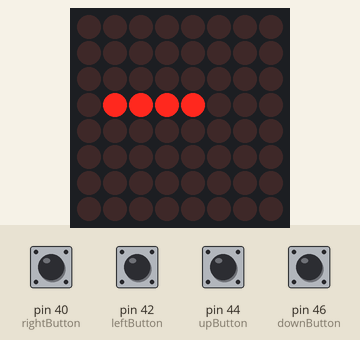
Recording of a sketch running on a simulated Arduino Mega 2560, built with avr-gcc and run on an emulated ATmega2560. On the bench: 8×8 LED matrix. The inputs (shaded band) are chosen by the test bench; at power-on: pin 40 (rightButton), pin 42 (leftButton), pin 44 (upButton), pin 46 (downButton) LOW. What the sketch prints to the serial monitor is not drawn.

Above: at 1.2 s.
1.3 s: pin 46 (downButton) pulled HIGH for 1 s
At 1.48 s:
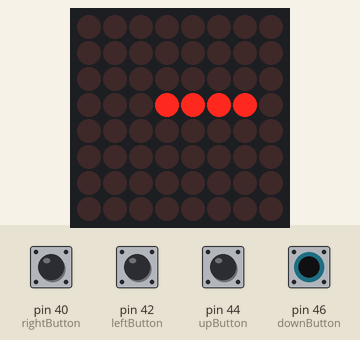
At 3.0 s:
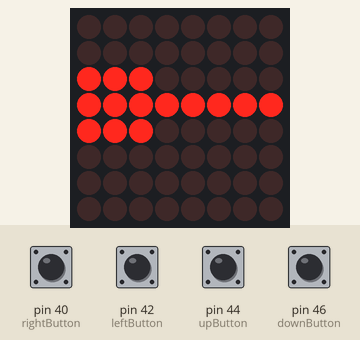
3.8 s: pin 46 (downButton) pulled HIGH for 1 s
7.8 s: pin 42 (leftButton) pulled HIGH for 1 s
11.8 s: pin 44 (upButton) pulled HIGH for 0.15 s
14.9 s: pin 40 (rightButton) pulled HIGH for 0.15 s
16.5 s: pin 40 (rightButton) driven HIGH and pin 42 (leftButton) driven HIGH
Timing chart, 0 to 19.5 s (numbered marks = the images above; inputs shaded):
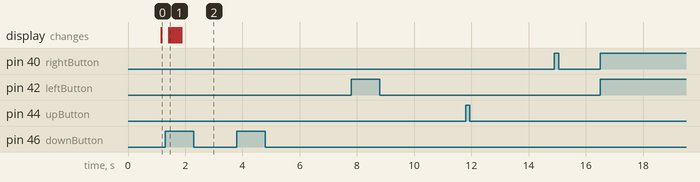

The sketch:

tetrijs.ino
```cpp
/*                           TETRIJS
 * Not finished !!
 * Based on code from
 * http://open-source-project.com/projects/arduino-led-tetris/tetris-source-code/
 */

#include <LedControl.h>

LedControl lc = LedControl(20, 5, 21, 1);

const unsigned short brick_count = 7;
const unsigned int bricks[ brick_count ][4] = {
  { //1×4
    0b0100010001000100,
    0b0000000011110000,
    0b0100010001000100,
    0b0000000011110000
  },
  { // T
    0b0100111000000000,
    0b0100011001000000,
    0b1110010000000000,
    0b0100110001000000
  },
  { //2×2
    0b0000011001100000,
    0b0000011001100000,
    0b0000011001100000,
    0b0000011001100000
  },
  { // L
    0b0000000011100010,
    0b0000010001001100,
    0b0000100011100000,
    0b0000011001000100
  },
  { //Reverse L
    0b0000000011101000,
    0b0000110001000100,
    0b0000001011100000,
    0b0000010001000110
  },
  { // Z
    0b0000100011000100,
    0b0000011011000000,
    0b0000100011000100,
    0b0000011011000000
  },
  { // S
    0b0000010011001000,
    0b0000110001100000,
    0b0000010011001000,
    0b0000110001100000
  }
};

int rightButton = 40;
int leftButton = 42;
int upButton = 44;
int downButton = 46;

boolean lastrButton = digitalRead(rightButton);
boolean lastlButton = digitalRead(leftButton);
boolean lastdButton = digitalRead(downButton);
boolean lastuButton = digitalRead(upButton);

int timer = 0;
int timeOut = 100;

boolean ground = false;
boolean wall[8][8];
boolean current_brick[4][4];
boolean sides = false;
boolean drop = false;
boolean leftBrick = false;
boolean rightBrick = false;
boolean rotate = false;

int current_brick_type = 0;//0;
int next_brick_type = 0;
int rotation = 0;//0;
int pos_x = 2;
int pos_y = 0;
int lastKey = 0;

void setup() {

  pinMode(rightButton, INPUT);
  pinMode(leftButton, INPUT);
  pinMode(upButton, INPUT);
  pinMode(downButton, INPUT);

  lc.shutdown(0, false);
  lc.setIntensity(0, 8);
  lc.clearDisplay(0);

  Serial.begin(9600);

  clearWall();
  updateBrickArray();
}

void loop() {

  lastKey = input();

  if ( lastKey == 1) { // Shift left
    leftBrick == checkLeftBrick();
    if ( leftBrick == false ) {
      pos_x--;
      checkSides();
      lastlButton = HIGH;
    }
  }

  if ( lastKey == 2 ) { // Shift right
    rightBrick = checkRightBrick();
    if ( rightBrick == false ) {
      pos_x++;
      checkSides();
      lastrButton = HIGH;
    }
  }

  if ( lastKey == 3 ) { // Rotation
    if ( checkRotate() == false ) {
      rotation++;
      if ( rotation >= 4 ) {
        rotation = 0;
      }
    }
    updateBrickArray();
    lastuButton = HIGH;
  }

  if ( lastKey == 4 ) { // Drop block
    timer = timeOut;
    delay(50);
  }
  checkSides();
  disp();
  tick();
  delay(10);
}

int input() {

  if ( digitalRead( leftButton ) == HIGH && lastlButton == LOW ) { //check left key
    return 1;
  }
  else {
    lastlButton = digitalRead( leftButton );
  }

  if ( digitalRead( rightButton ) == HIGH && lastrButton == LOW ) { //check right key
    return 2;
  }
  else {
    lastrButton = digitalRead( rightButton );
  }

  if ( digitalRead( upButton ) == HIGH && lastuButton == LOW ) {
    return 3;
  }
  else {
    lastuButton = digitalRead( upButton );
  }

  if ( digitalRead( downButton ) == HIGH && lastdButton == LOW ) {
    return 4;
  }
  else {
    lastdButton = digitalRead( downButton );
  }
  return 0;
}
void updateBrickArray()
{
  int data = bricks[current_brick_type][rotation];
  for ( int i = 0; i < 4; i++ )
  {
    for ( int k = 0; k < 4; k++ )
    {
      current_brick[k][i] = bitRead(data, 4 * i + 3 - k);
    }
  }
}
void disp() {

  lc.clearDisplay(0);
  for (int x = 0; x < 4; x++) {
    for (int y = 0; y < 4; y++) {
      if (current_brick[x][y] == true) {
        lc.setLed(0, x + pos_x , y + pos_y , true);
      }
    }
  }

  for (int x = 0; x < 8; x++) {
    for (int y = 0; y < 8; y++) {

      if (wall[x][y] == true) {
        lc.setLed(0, x, y, true);
      }
    }
  }
}
void checkSides() {

  for ( int i = 0; i < 4; i++ ) {
    for ( int k = 0; k < 4; k++ ) {
      if ( current_brick[i][k] == true ) {

        int x = pos_x + i;
        int y = pos_y + k;

        if ( x >= 8 || wall[x][y] >= 8 ) { // check if brick is in the right wall
          pos_x--; // shift left if true
        }
        if ( x <= -1 || wall[x][y] <= -1 ) { // check if brick is in the left wall
          pos_x++; // shift right if true
        }
      }
    }
  }
}
boolean checkLeftBrick() {

  leftBrick = false;

  for ( int i = 0; i < 4; i++ ) {
    for ( int k = 0; k < 4; k++ ) {
      if ( current_brick[i][k] == true ) {

        int x = pos_x + i;
        int y = pos_y + k;

        if ( wall[x - 1][y] == true ) {
          leftBrick = true;
          Serial.println("Left Brick!");
        }
      }
    }
  }
  return leftBrick;
}

boolean checkRightBrick() {

  rightBrick = false;

  for ( int i = 0; i < 4; i++ ) {
    for ( int k = 0; k < 4; k++ ) {
      if ( current_brick[i][k] == true ) {

        int x = pos_x + i;
        int y = pos_y + k;

        if ( wall[x + 1][y] == true ) {
          rightBrick = true;
          Serial.println("Right Brick!");
        }
      }
    }
  }
  return rightBrick;
}
boolean checkDrop() {

  for ( int i = 0; i < 4; i++ ) {
    for ( int k = 0; k < 4; k++ ) {
      if ( current_brick[i][k] == true ) {

        int x = pos_x + i;
        int y = pos_y + k + 1;

        if ( y >= 8 ) {
          return true;
        }

        if ( wall[x][y] == true ) {
          return true;
        }
      }
    }
  }
  return false;
}

void tick() {

  drop = checkDrop();
  if ( timer == timeOut ) {
    if ( drop == true ) {
      addToWall();
      current_brick_type++;
      if ( current_brick_type >= 7 ) {
        current_brick_type = 0;
      }
      checkLine();
      updateBrickArray();
      pos_y = 0;
      pos_x = 2;
      timer = 0;
    }
    else if ( drop == false ) {
      pos_y++;
      timer = 0;
    }
  }
  timer++;
}

void addToWall() {

  for ( int i = 0; i < 4; i++ ) {
    for ( int k = 0; k < 4; k++ ) {
      if ( current_brick[i][k] == true ) {

        int x = pos_x + i;
        int y = pos_y + k;

        wall[x][y] = true;
      }
    }
  }
}

void clearWall() {
  for ( int i = 0; i < 8; i++ ) {
    for ( int k = 0; k < 8; k++ ) {
      wall[i][k] = false;
    }
  }
}

boolean checkRotate() {

  rotation++;
  updateBrickArray();
  for ( int i = 0; i < 4; i++ ) {
    for ( int k = 0; k < 4; k++ ) {
      if ( current_brick[i][k] == true ) {

        int x = pos_x + i;
        int y = pos_y + k;

        if ( wall[x][y] == true ) {
          Serial.println("Rotation blockage!");
          rotation--;
          return true;
        }
      }
    }
  }
  rotation--;
  return false;
}
void moveRowDown(int row)
{
  //move "row" down one
  for (int c = 0; c < 8; c++)
  {
    wall[c][row + 1] = wall[c][row];
    wall[c][row] = false;
  }
}
void rowCleared(int row)
{
  int rowAbove = row - 1;

  for (int r = rowAbove; r >= 0; r--)
  {
    moveRowDown(r);
  }
}
void checkLine() {

  int line = 0;
  for ( int i = 0; i <= 7; i++ ) {
    line = 0;
    for ( int k = 0; k <= 7; k++ ) {
      if ( wall[k][i] == true ) {
        line++;
      }
      if ( line == 8 ) {

        for ( int k = 0; k < 8; k++ ) {
          wall[k][i] = false;
          Serial.println("Line!");
        }
        rowCleared(i);
      }
    }
  }

}
```

Measured:
- after the input at 3.8 s, every drawn part: stays the same
- after the input at 7.8 s, every drawn part: stays the same
- after the input at 11.8 s, every drawn part: stays the same
- after the input at 14.9 s, every drawn part: stays the same
- after the input at 16.5 s, every drawn part: stays the same
